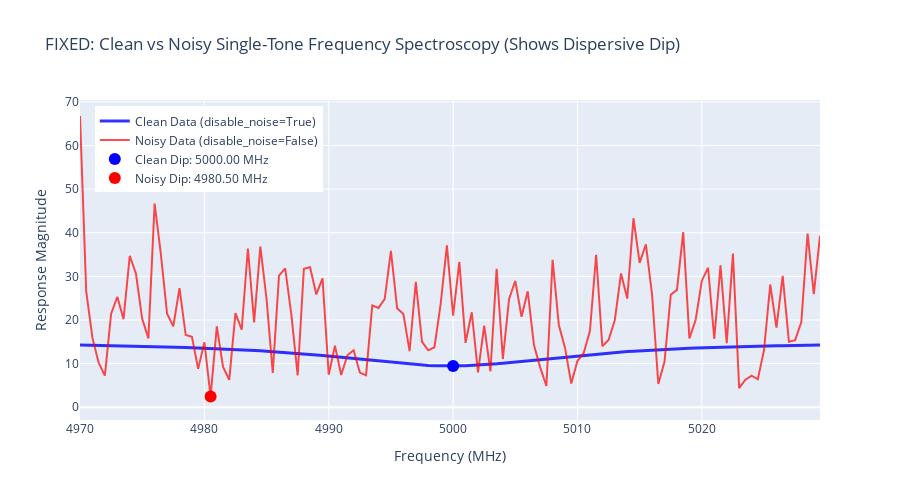

Write notebook code for a chart like this one.
### Markdown cell above
### Resonator Spectroscopy Summary

The resonator spectroscopy confirms the existence and characterization of the dispersive readout resonator:

- **Purpose**: Verify the resonator exists and determine its basic properties before qubit characterization
- **Method**: 1D frequency sweep of transmission measurement  
- **Key Parameters**:
  - Resonator frequency (dispersive readout frequency)
  - Quality factor (Q) from linewidth
  - Dispersive shift depth
  - Phase response characteristics

This foundational measurement ensures our readout system is functional before proceeding to qubit spectroscopy.

### Code cell
# Analyze and plot both clean and noisy frequency sweeps
magnitude_clean = freq_spec.result['Magnitude']
magnitude_noisy = freq_spec_noisy.result['Magnitude']
frequencies = freq_spec.freq_arr

# CORRECTED: Find dips (not peaks) in dispersive spectroscopy
dip_idx_clean = np.argmin(magnitude_clean)  # FIXED: argmin for dispersive dip
dip_freq_clean = frequencies[dip_idx_clean]
dip_mag_clean = magnitude_clean[dip_idx_clean]

# Find dips in noisy data  
dip_idx_noisy = np.argmin(magnitude_noisy)  # FIXED: argmin for dispersive dip
dip_freq_noisy = frequencies[dip_idx_noisy]
dip_mag_noisy = magnitude_noisy[dip_idx_noisy]

print(f"Clean data dip: {dip_freq_clean:.2f} MHz (magnitude: {dip_mag_clean:.4f})")
print(f"Noisy data dip: {dip_freq_noisy:.2f} MHz (magnitude: {dip_mag_noisy:.4f})")
print(f"Dip frequency difference: {abs(dip_freq_clean - dip_freq_noisy):.2f} MHz")

# Calculate contrast ratios
clean_contrast = np.max(magnitude_clean) / np.min(magnitude_clean)
noisy_contrast = np.max(magnitude_noisy) / np.min(magnitude_noisy)
print(f"Clean contrast ratio: {clean_contrast:.2f}")
print(f"Noisy contrast ratio: {noisy_contrast:.2f}")

# Create comparison plot
fig = go.Figure()

# Clean data
fig.add_trace(go.Scatter(
    x=frequencies,
    y=magnitude_clean,
    mode='lines',
    name='Clean Data (disable_noise=True)',
    line=dict(color='blue', width=3),
    opacity=0.8
))

# Noisy data
fig.add_trace(go.Scatter(
    x=frequencies,
    y=magnitude_noisy,
    mode='lines',
    name='Noisy Data (disable_noise=False)',
    line=dict(color='red', width=2),
    opacity=0.7
))

# Dip markers (not peak markers)
fig.add_trace(go.Scatter(
    x=[dip_freq_clean],
    y=[dip_mag_clean],
    mode='markers',
    name=f'Clean Dip: {dip_freq_clean:.2f} MHz',
    marker=dict(color='blue', size=12, symbol='circle')
))

fig.add_trace(go.Scatter(
    x=[dip_freq_noisy],
    y=[dip_mag_noisy],
    mode='markers',
    name=f'Noisy Dip: {dip_freq_noisy:.2f} MHz',
    marker=dict(color='red', size=12, symbol='circle')
))

fig.update_layout(
    title='FIXED: Clean vs Noisy Single-Tone Frequency Spectroscopy (Shows Dispersive Dip)',
    xaxis_title='Frequency (MHz)',
    yaxis_title='Response Magnitude',
    width=900,
    height=500,
    showlegend=True,
    legend=dict(x=0.02, y=0.98)
)

fig.show()

print(f"\n✨ Key Benefits of Clean Mode:")
print(f"   • Perfect dip identification: {dip_freq_clean:.2f} MHz")
print(f"   • Clear dispersive spectroscopy contrast: {clean_contrast:.2f}x")
print(f"   • Smooth, artifact-free data for analysis")
print(f"   • Ideal for algorithm development and validation")
print(f"   • Expected physics: DIP at qubit frequency due to dispersive readout")

### Figure 1 — Plotly figure (JSON) as saved in the notebook; plotly's stock layout.template omitted (floating-point values rounded to 4 significant figures)
{"data": [{"line": {"color": "blue", "width": 3}, "mode": "lines", "name": "Clean Data (disable_noise=True)", "opacity": 0.8, "type": "scatter", "x": [4970.0, 4970.0, 4971.0, 4972.0, 4972.0, 4972.0, 4973.0, 4974.0, 4974.0, 4974.0, 4975.0, 4976.0, 4976.0, 4976.0, 4977.0, 4978.0, 4978.0, 4978.0, 4979.0, 4980.0, 4980.0, 4980.0, 4981.0, 4982.0, 4982.0, 4982.0, 4983.0, 4984.0, 4984.0, 4984.0, 4985.0, 4986.0, 4986.0, 4986.0, 4987.0, 4988.0, 4988.0, 4988.0, 4989.0, 4990.0, 4990.0, 4990.0, 4991.0, 4992.0, 4992.0, 4992.0, 4993.0, 4994.0, 4994.0, 4994.0, 4995.0, 4996.0, 4996.0, 4996.0, 4997.0, 4998.0, 4998.0, 4998.0, 4999.0, 5000.0, 5000.0, 5000.0, 5001.0, 5002.0, 5002.0, 5002.0, 5003.0, 5004.0, 5004.0, 5004.0, 5005.0, 5006.0, 5006.0, 5006.0, 5007.0, 5008.0, 5008.0, 5008.0, 5009.0, 5010.0, 5010.0, 5010.0, 5011.0, 5012.0, 5012.0, 5012.0, 5013.0, 5014.0, 5014.0, 5014.0, 5015.0, 5016.0, 5016.0, 5016.0, 5017.0, 5018.0, 5018.0, 5018.0, 5019.0, 5020.0, 5020.0, 5020.0, 5021.0, 5022.0, 5022.0, 5022.0, 5023.0, 5024.0, 5024.0, 5024.0, 5025.0, 5026.0, 5026.0, 5026.0, 5027.0, 5028.0, 5028.0, 5028.0, 5029.0, 5030.0], "y": [14.26, 14.24, 14.22, 14.19, 14.17, 14.14, 14.11, 14.09, 14.06, 14.02, 13.99, 13.96, 13.92, 13.88, 13.84, 13.8, 13.76, 13.71, 13.66, 13.61, 13.56, 13.51, 13.45, 13.39, 13.32, 13.25, 13.18, 13.1, 13.03, 12.94, 12.85, 12.76, 12.66, 12.56, 12.46, 12.34, 12.23, 12.11, 11.98, 11.85, 11.71, 11.57, 11.42, 11.28, 11.13, 10.97, 10.82, 10.67, 10.52, 10.37, 10.23, 10.09, 9.968, 9.853, 9.75, 9.662, 9.589, 9.534, 9.496, 9.477, 9.477, 9.496, 9.533, 9.588, 9.661, 9.749, 9.851, 9.966, 10.09, 10.23, 10.37, 10.51, 10.66, 10.82, 10.97, 11.12, 11.27, 11.42, 11.57, 11.71, 11.84, 11.98, 12.1, 12.22, 12.34, 12.45, 12.56, 12.66, 12.76, 12.85, 12.94, 13.02, 13.1, 13.18, 13.25, 13.32, 13.38, 13.44, 13.5, 13.56, 13.61, 13.66, 13.71, 13.76, 13.8, 13.84, 13.88, 13.92, 13.95, 13.99, 14.02, 14.05, 14.08, 14.11, 14.14, 14.16, 14.19, 14.21, 14.24, 14.26]}, {"line": {"color": "red", "width": 2}, "mode": "lines", "name": "Noisy Data (disable_noise=False)", "opacity": 0.7, "type": "scatter", "x": [4970.0, 4970.0, 4971.0, 4972.0, 4972.0, 4972.0, 4973.0, 4974.0, 4974.0, 4974.0, 4975.0, 4976.0, 4976.0, 4976.0, 4977.0, 4978.0, 4978.0, 4978.0, 4979.0, 4980.0, 4980.0, 4980.0, 4981.0, 4982.0, 4982.0, 4982.0, 4983.0, 4984.0, 4984.0, 4984.0, 4985.0, 4986.0, 4986.0, 4986.0, 4987.0, 4988.0, 4988.0, 4988.0, 4989.0, 4990.0, 4990.0, 4990.0, 4991.0, 4992.0, 4992.0, 4992.0, 4993.0, 4994.0, 4994.0, 4994.0, 4995.0, 4996.0, 4996.0, 4996.0, 4997.0, 4998.0, 4998.0, 4998.0, 4999.0, 5000.0, 5000.0, 5000.0, 5001.0, 5002.0, 5002.0, 5002.0, 5003.0, 5004.0, 5004.0, 5004.0, 5005.0, 5006.0, 5006.0, 5006.0, 5007.0, 5008.0, 5008.0, 5008.0, 5009.0, 5010.0, 5010.0, 5010.0, 5011.0, 5012.0, 5012.0, 5012.0, 5013.0, 5014.0, 5014.0, 5014.0, 5015.0, 5016.0, 5016.0, 5016.0, 5017.0, 5018.0, 5018.0, 5018.0, 5019.0, 5020.0, 5020.0, 5020.0, 5021.0, 5022.0, 5022.0, 5022.0, 5023.0, 5024.0, 5024.0, 5024.0, 5025.0, 5026.0, 5026.0, 5026.0, 5027.0, 5028.0, 5028.0, 5028.0, 5029.0, 5030.0], "y": [66.75, 26.56, 15.9, 10.2, 7.249, 21.38, 25.32, 20.19, 34.73, 30.6, 20.28, 15.8, 46.7, 35.16, 21.45, 18.57, 27.29, 16.56, 16.15, 8.797, 14.93, 2.471, 18.52, 9.239, 6.296, 21.6, 17.77, 36.39, 19.47, 36.81, 24.82, 7.88, 30.18, 31.84, 21.07, 7.312, 31.73, 32.1, 25.86, 29.55, 7.469, 14.09, 7.386, 11.93, 13.07, 7.942, 7.349, 23.35, 22.77, 24.82, 35.83, 22.69, 21.39, 12.88, 28.72, 15.0, 13.05, 13.76, 23.72, 37.1, 20.98, 33.3, 14.77, 21.78, 8.019, 18.74, 8.209, 31.73, 11.05, 24.84, 28.98, 20.75, 26.58, 14.26, 9.152, 4.887, 33.81, 18.86, 13.6, 5.425, 10.65, 12.46, 17.48, 34.96, 14.0, 15.41, 19.93, 30.68, 24.91, 43.32, 33.11, 37.35, 25.77, 5.33, 10.46, 25.79, 26.9, 40.14, 15.8, 20.0, 29.01, 31.98, 15.7, 32.55, 14.71, 35.22, 4.373, 6.306, 7.238, 6.417, 13.11, 28.13, 18.26, 30.12, 15.01, 15.38, 19.55, 39.82, 25.94, 39.3]}, {"marker": {"color": "blue", "size": 12, "symbol": "circle"}, "mode": "markers", "name": "Clean Dip: 5000.00 MHz", "type": "scatter", "x": [5000], "y": [9.477]}, {"marker": {"color": "red", "size": 12, "symbol": "circle"}, "mode": "markers", "name": "Noisy Dip: 4980.50 MHz", "type": "scatter", "x": [4980.0], "y": [2.471]}], "layout": {"height": 500, "legend": {"x": 0.02, "y": 0.98}, "showlegend": true, "title": {"text": "FIXED: Clean vs Noisy Single-Tone Frequency Spectroscopy (Shows Dispersive Dip)"}, "width": 900, "xaxis": {"title": {"text": "Frequency (MHz)"}}, "yaxis": {"title": {"text": "Response Magnitude"}}}}
